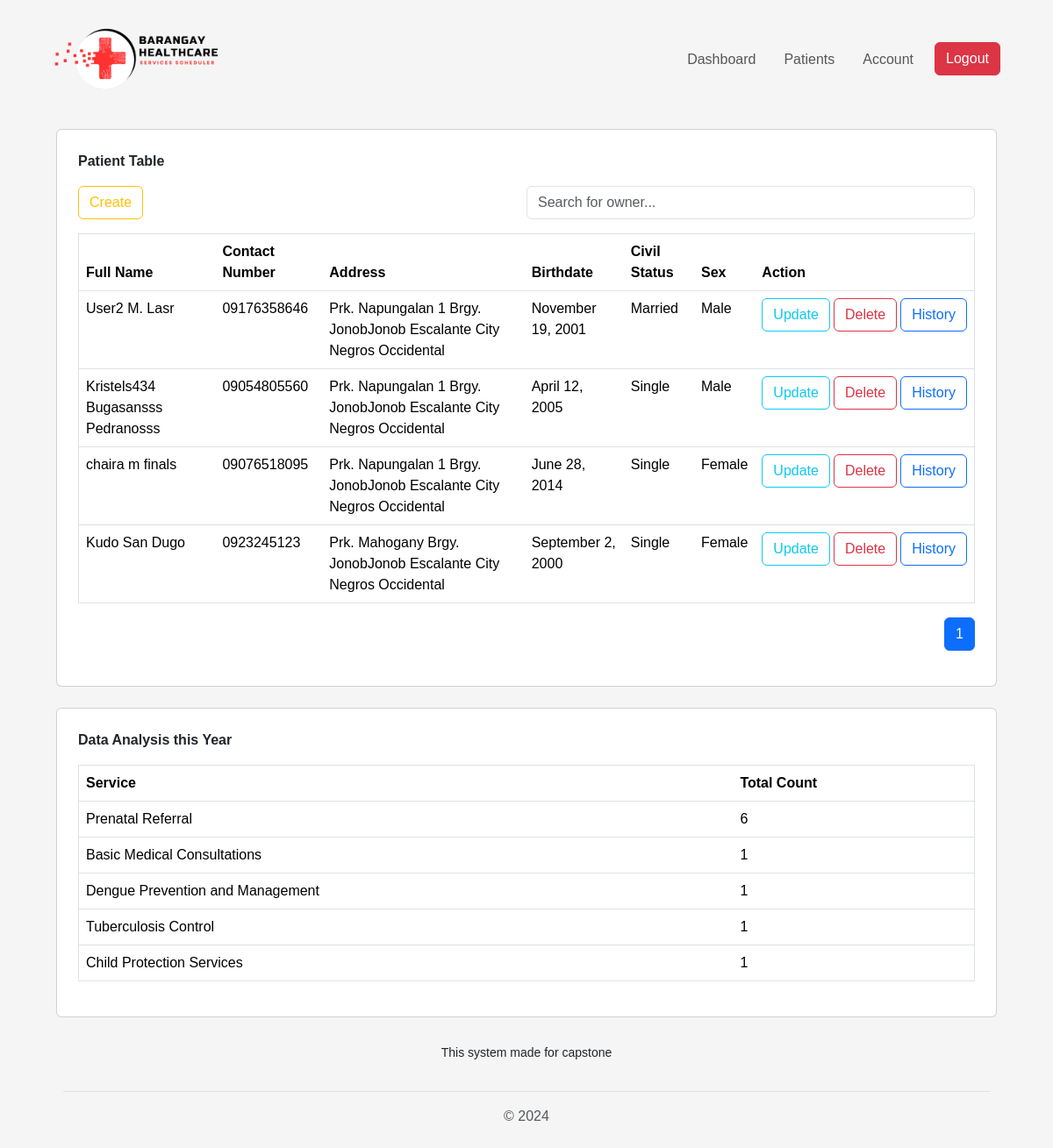
/view/pages/patient/index.php (signed in), run on an earlier commit of the app's database.
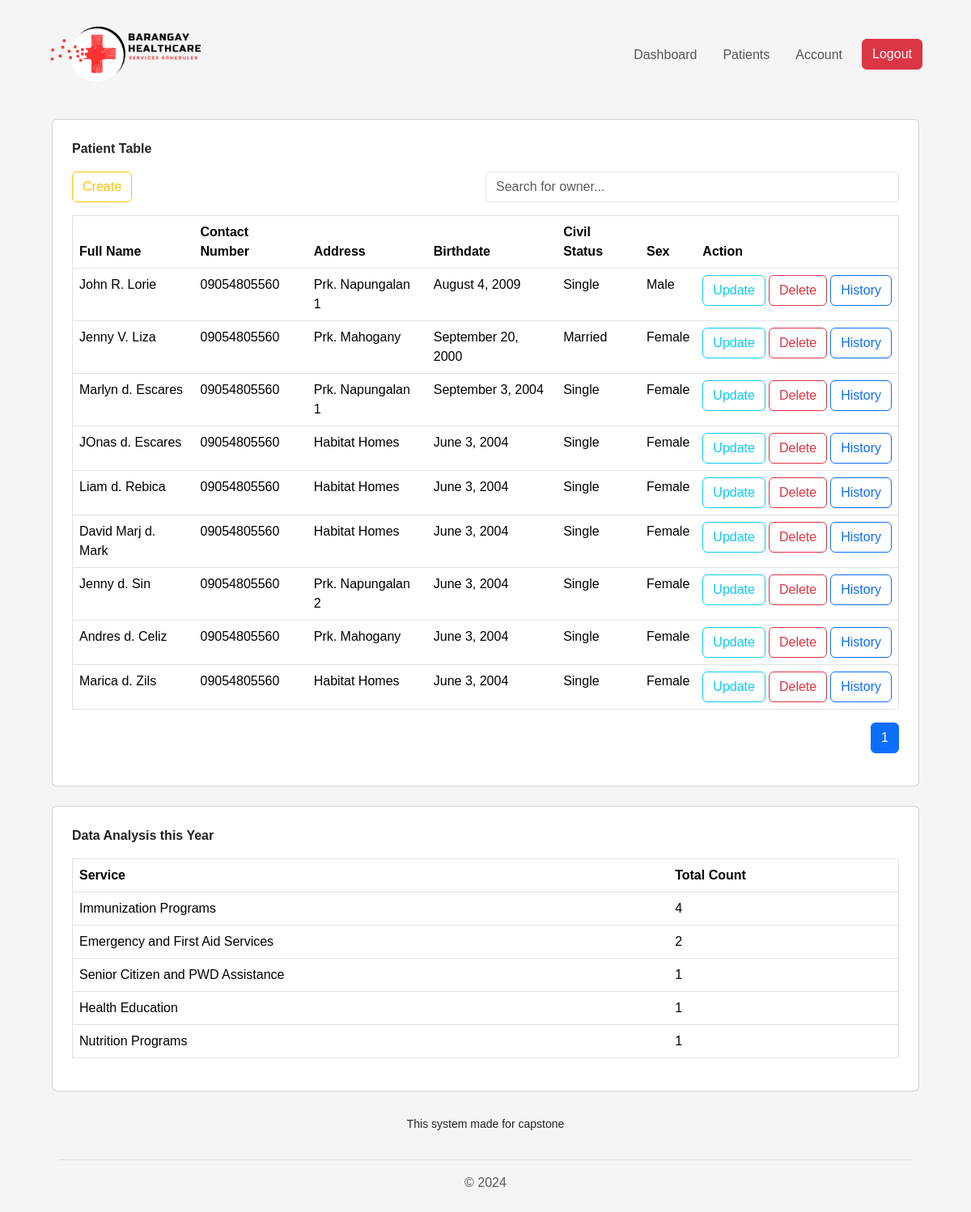
And on a later commit of the database.
### tables this page shows
CREATE TABLE `tbl_patient_info` (
  `id` int(11) NOT NULL,
  `patient_id` varchar(255) NOT NULL,
  `fname` varchar(255) NOT NULL,
  `mname` varchar(255) NOT NULL,
  `lname` varchar(255) NOT NULL,
  `birthdate` varchar(255) NOT NULL,
  `purok` varchar(255) NOT NULL,
  `address` varchar(255) NOT NULL,
  `phone_number` varchar(255) NOT NULL,
  `civil_status` varchar(255) NOT NULL,
  `sex` varchar(255) NOT NULL,
  `religion` varchar(255) NOT NULL,
  `occupation` varchar(255) NOT NULL,
  `guardian` varchar(255) NOT NULL
);

### connection/connection.php (called while the page is built, shortened)
<?php
class config {
    public function __construct(){
        $dsn = "mysql:host=".H.";dbname=".DB;
        $username = U;
        $password = P;
        try {
            $this->pdo = new PDO($dsn, $username, $password);
        } catch (PDOException $e) {
            die("Connection failed: " . $e->getMessage());
        }
    }
}
?>

### controller/PatientController.php (called while the page is built, shortened)
<?php
require_once('../../../services/PatientServices.php');
$patientServices = new PatientServices();
$patients = $patientServices->getAllPatient();
?>

### services/PatientServices.php (called while the page is built, shortened)
<?php
require_once("../../../connection/connection.php");
class PatientServices extends config {
    public function getAllPatient() {
        try {
            $query = "SELECT `id`, `patient_id`,CONCAT(`fname`, ' ', `mname`, ' ', `lname`) AS full_name,  `birthdate`, `purok`, `phone_number`, `civil_status`, `sex`, `religion`,`occupation`, `guardian`  FROM `tbl_patient_info` WHERE 1";
            $stmt = $this->pdo->prepare($query);
            $stmt->execute();
            return $stmt->fetchAll(PDO::FETCH_ASSOC);
        } catch (PDOException $e) {
            echo "Error: " . $e->getMessage();
        }
    }
    public function getDataAnalysis() {
        try {
            $query = "SELECT `service_name`, `total_count`
                        FROM `referral_summary`
                        WHERE 1
                        ORDER BY `total_count` DESC;
                        ";
            $stmt = $this->pdo->prepare($query);
            $stmt->execute();
            return $stmt->fetchAll(PDO::FETCH_ASSOC);
        } catch (PDOException $e) {
            echo "Error: " . $e->getMessage();
        }
    }
}
?>

### view/pages/patient/index.php (the view, shortened to what this page needs)
<?php
  $title = "Nursery";
  include_once('../../components/header.php');
  include_once('../../../controller/PatientController.php');
$referralSummary = $patientServices->getDataAnalysis();
?>
<div class="p-3">
<div class="card p-4">
        <p><strong>Patient Table</strong> </p>
        <div class="mb-3 d-flex justify-content-between">
            <a type="button" class="btn btn-outline-warning" href="create.php">Create</a>
            <input type="text" id="searchInput" class="form-control w-50" placeholder="Search for owner...">
        </div>
        <div class="table-responsive">
            <table border="1" class="table" id="nurseryOwnersTable">
                <thead>
                    <tr>
                        <th>Full Name</th>
                        <th>Contact Number</th>
                        <th>Address</th>
                        <th>Birthdate</th>
                        <th>Civil Status</th>
                        <th>Sex</th>
                        <th>Action</th>
                    </tr>
                </thead>
                <tbody id="tableBody">
                    <?php if (!empty($patients)): ?>
                        <?php foreach ($patients as $patient): ?>
                            <tr>
                                <td><?php echo htmlspecialchars($patient['full_name']); ?></td>
                                <td><?php echo htmlspecialchars($patient['phone_number']); ?></td>
                                <td><?php echo htmlspecialchars($patient['purok']); ?></td>
                                <td>
                                  <?php
                                      $birthdate = new DateTime($patient['birthdate']);
                                      echo $birthdate->format('F j, Y');
                                  ?>
                              </td>
                                <td><?php echo htmlspecialchars($patient['civil_status']); ?></td>
                                <td><?php echo htmlspecialchars($patient['sex']); ?></td>
                                <td>
                                    <div class="d-flex justify-content-start">
                                        <a class="btn btn-outline-info" href="update.php?PatientID=<?php echo htmlspecialchars($patient['patient_id']); ?>">Update</a>
                                        <button class="btn btn-outline-danger mx-1" data-id="<?php echo htmlspecialchars($patient['patient_id']); ?>" onclick="setDeleteId(this)">Delete</button>
                                        <a class="btn btn-outline-primary" href="patient_history.php?PatientID=<?php echo htmlspecialchars($patient['patient_id']); ?>">History</a>
                                    </div>
                                </td>
                            </tr>
                        <?php endforeach; ?>
                    <?php else: ?>
                        <tr>
                            <td colspan="8" class="text-center">No records found.</td>
                        </tr>
                    <?php endif; ?>
                </tbody>
            </table>
        </div>
        <div class="d-flex justify-content-end">
            <nav>
                <ul class="pagination justify-content-center" id="pagination">
                </ul>
            </nav>
        </div>
    </div>
    <div class="table-responsive">
      <div class="card p-4 mt-4">
        <p><strong>Data Analysis this Year</strong></p>
        <div class="table-responsive">
          <table border="1" class="table" id="referralSummaryTable">
            <thead>
              <tr>
                <th>Service</th>
                <th>Total Count</th>
              </tr>
            </thead>
            <tbody>
              <?php if (!empty($referralSummary)): ?>
                <?php foreach ($referralSummary as $row): ?>
                  <tr>
                    <td><?php echo htmlspecialchars($row['service_name']); ?></td>
                    <td><?php echo htmlspecialchars($row['total_count']); ?></td>
                  </tr>
                <?php endforeach; ?>
              <?php else: ?>
                <tr>
                  <td colspan="2" class="text-center">No data available.</td>
                </tr>
              <?php endif; ?>
            </tbody>
          </table>
        </div>
      </div>
    </div>
<?php include_once('../../components/footer.php'); ?>

### view/components/header.php (shortened to what this page needs)
<!DOCTYPE html>
<html lang="en">
<head>
    <link href="https://cdn.jsdelivr.net/npm/bootstrap@5.3.3/dist/css/bootstrap.min.css" rel="stylesheet">
    <link rel="stylesheet" href="../../css/style.css">
</head>
<body class="px-1 px-md-5">
<?php
    if (!isset($_SESSION['username']) && $title != "User") {
        echo "
                <nav class='navbar navbar-expand-lg navbar-light'>
                    <div class='container-fluid'>
                        <a class='navbar-brand' href='#'><img src='../../../assets/images/border.png' alt='' srcset='' width='auto' height='100'></a>
                        <button class='navbar-toggler' type='button' data-bs-toggle='collapse' data-bs-target='#navbarNav' aria-controls='navbarNav' aria-expanded='false' aria-label='Toggle navigation'>
                            <span class='navbar-toggler-icon'></span>
                        </button>
                        <div class='collapse navbar-collapse' id='navbarNav'>
                            <ul class='navbar-nav ms-auto'>
                                <li class='nav-item'>
                                    <a class='nav-link ms-3' href='../patient/index.php'>Dashboard</a>
                                </li>
                                 <li class='nav-item'>
                                    <a class='nav-link ms-3' href='../patient/patient.php'>Patients</a>
                                </li>
                                <li class='nav-item'>
                                    <a class='nav-link ms-3' href='../dashboard/accounts.php'>Account</a>
                                </li>
                                <li class='nav-item'>
                                  <form action='' method='post' class='ms-3'>
                                        <input type='hidden' name='action' value='logout'>
                                        <button class='btn btn-danger btn-md' type='submit'>Logout</button>
                                    </form>
                                </li>
                            </ul>
                        </div>
                    </div>
                </nav>
        ";
    }
?>

### view/components/footer.php (shortened to what this page needs)
<footer class="py-1 px-2  mt-4">
  <ul class="nav justify-content-center border-bottom pb-3 mb-3">
    <p class="nav-item text-center">
      <small>This system made for capstone</small>
    </p>
  </ul>
  <p class="text-center text-body-secondary">© 2024</p>
</footer>
</body>
</html>

### view/css/style.css (style rules this page uses)
body { padding: 5px; background-color: #f5f5f5; font-family: Arial, sans-serif; }

What changed in the data, as far as the page shows it:
removed tbl_patient_info: full_name "User2 M. Lasr", phone_number "09176358646", purok "Prk. Napungalan 1 Brgy. JonobJonob Escalante City Negros Occidental", birthdate "November 19, 2001", civil_status "Married", sex "Male"
removed tbl_patient_info: full_name "Kristels434 Bugasansss Pedranosss", phone_number "09054805560", purok "Prk. Napungalan 1 Brgy. JonobJonob Escalante City Negros Occidental", birthdate "April 12, 2005", civil_status "Single", sex "Male"
removed tbl_patient_info: full_name "chaira m finals", phone_number "09076518095", purok "Prk. Napungalan 1 Brgy. JonobJonob Escalante City Negros Occidental", birthdate "June 28, 2014", civil_status "Single", sex "Female"
removed tbl_patient_info: full_name "Kudo San Dugo", phone_number "0923245123", purok "Prk. Mahogany Brgy. JonobJonob Escalante City Negros Occidental", birthdate "September 2, 2000", civil_status "Single", sex "Female"
added tbl_patient_info: full_name "John R. Lorie", phone_number "09054805560", purok "Prk. Napungalan 1", birthdate "August 4, 2009", civil_status "Single", sex "Male"
added tbl_patient_info: full_name "Jenny V. Liza", phone_number "09054805560", purok "Prk. Mahogany", birthdate "September 20, 2000", civil_status "Married", sex "Female"
added tbl_patient_info: full_name "Marlyn d. Escares", phone_number "09054805560", purok "Prk. Napungalan 1", birthdate "September 3, 2004", civil_status "Single", sex "Female"
added tbl_patient_info: full_name "JOnas d. Escares", phone_number "09054805560", purok "Habitat Homes", birthdate "June 3, 2004", civil_status "Single", sex "Female"
added tbl_patient_info: full_name "Liam d. Rebica", phone_number "09054805560", purok "Habitat Homes", birthdate "June 3, 2004", civil_status "Single", sex "Female"
added tbl_patient_info: full_name "David Marj d. Mark", phone_number "09054805560", purok "Habitat Homes", birthdate "June 3, 2004", civil_status "Single", sex "Female"
added tbl_patient_info: full_name "Jenny d. Sin", phone_number "09054805560", purok "Prk. Napungalan 2", birthdate "June 3, 2004", civil_status "Single", sex "Female"
added tbl_patient_info: full_name "Andres d. Celiz", phone_number "09054805560", purok "Prk. Mahogany", birthdate "June 3, 2004", civil_status "Single", sex "Female"
added tbl_patient_info: full_name "Marica d. Zils", phone_number "09054805560", purok "Habitat Homes", birthdate "June 3, 2004", civil_status "Single", sex "Female"
Also different on the page:
new list line: "Immunization Programs 4"
new list line: "Emergency and First Aid Services 2"
new list line: "Senior Citizen and PWD Assistance 1"
new list line: "Health Education 1"
new list line: "Nutrition Programs 1"
list line gone: "Prenatal Referral 6"
list line gone: "Basic Medical Consultations 1"
list line gone: "Dengue Prevention and Management 1"
list line gone: "Tuberculosis Control 1"
list line gone: "Child Protection Services 1"
